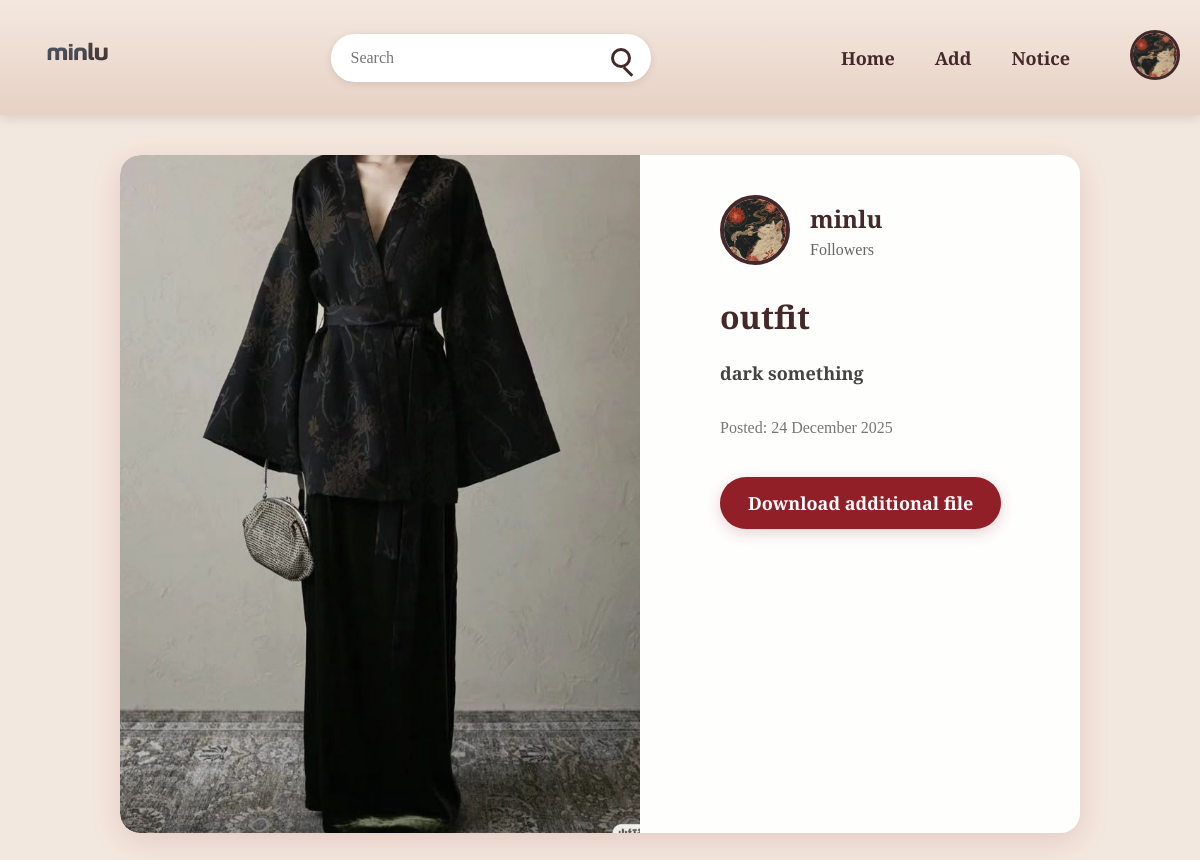
The app's page /post/1/ (signed in) with its own data.
### home_page/models.py (models this page shows, shortened)
class Profile(models.Model):
    user = models.OneToOneField(User, on_delete=models.CASCADE)
    image = models.ImageField(upload_to='profile_img', null=True, blank=True)
    about = models.TextField(default="", blank=True)

class Post(models.Model):
    user = ForeignKey(User, on_delete=models.CASCADE)
    post_image = models.ImageField(upload_to='post_img', null=True, blank=True)
    post_title = models.TextField(default="", blank=True)
    post_description = models.TextField(default="", blank=True)
    post_file = models.FileField(upload_to='post_file', null=True, blank=True)
    date_posted = models.DateTimeField(auto_now_add=True)

### home_page/views.py (the view)
# urls.py: path('post/<int:pk>/', PostView.as_view(), name='post_detail'),
class PostView(View):
    template_name = 'post.html'
    def dispatch(self, request, *args, **kwargs):
        if not request.user.is_authenticated:
            return redirect('/')
        return super().dispatch(request, *args, **kwargs)
    def get(self, request, pk):
        post = get_object_or_404(Post, pk=pk)
        return render(request, self.template_name, context={
            'post': post,
            'profile': request.user.profile if request.user.is_authenticated else None,
        })

### templates/post.html (shortened to what this page needs)
<!DOCTYPE html>
{% load static %}
<html lang="ru">
<head>
    <link rel="stylesheet" href="{% static 'css/post.css' %}">
</head>
<body>
    <header>
        <div class="container">
            <div class="logo">
                <a href="{% url 'home' %}">
                    <img src="{% static 'images/logo05.png' %}" alt="Logo">
                </a>
            </div>
            <div class="search-bar">
                <form action="/search/" method="get">
                    <input type="text" name="q" placeholder="Search">
                    <button type="submit"><span class="search-icon"></span></button>
                </form>
            </div>
            <nav class="nav-menu">
                <ul class="main-menu">
                    <li><a href="{% url 'home' %}">Home</a></li>
                    <li><a href="/post/new">Add</a></li>
                    <li><a href="/notice">Notice</a></li>
                </ul>
                <div class="account-item">
                    {% if user.is_authenticated %}
                        <a href="/account" class="account-link">
                            <img src="{% if user.profile.image %}{{ user.profile.image.url }}{% else %}{% static 'images/avatar.png' %}{% endif %}"
                                 alt="Аватар" class="account-avatar">
                        </a>
                    {% endif %}
                </div>
            </nav>
        </div>
    </header>
    <main>
        <div class="container">
            <div class="pin-detail">
                <div class="pin-image">
                    {% if post.post_image %}
                        <img src="{{ post.post_image.url }}" alt="{{ post.post_title }}">
                    {% else %}
                        <div class="no-image-placeholder">No image</div>
                    {% endif %}
                </div>
                <div class="pin-info">
                    <div class="user-info">
                        <a href="{% url 'user_profile' post.user.username %}" class="user-avatar-link">
                            <img class="user-avatar"
                                 src="{% if post.user.profile.image %}{{ post.user.profile.image.url }}{% else %}{% static 'images/avatar.png' %}{% endif %}"
                                 alt="Avatar {{ post.user.username }}">
                        </a>
                        <div class="user-details">
                            <h3 class="username">
                                <a href="{% url 'user_profile' post.user.username %}" class="username-link">
                                    {{ post.user.username }}
                                </a>
                            </h3>
                            <p class="followers">
                                {% if post.user.profile.followers_count %}
                                    {{ post.user.profile.followers_count }} followers
                                {% else %}
                                    Followers
                                {% endif %}
                            </p>
                        </div>
                    </div>
                    <h1 class="pin-title">{{ post.post_title }}</h1>
                    <p class="pin-description">{{ post.post_description|linebreaksbr }}</p>
                    <p class="pin-date">Posted: {{ post.date_posted|date:"d F Y" }}</p>
                    {% if post.post_file %}
                        <a href="{{ post.post_file.url }}" class="download-btn" download>
                            Download additional file</a>
                    {% endif %}
                </div>
            </div>
        </div>
    </main>
</body>
</html>

### static/css/post.css (style rules this page uses)
* { box-sizing: border-box; margin: 0; padding: 0; }
html, body { margin: 0; padding: 0; background-color: #F3E8DF; font-family: "PT Serif", serif; font-weight: 700; color: #452829; scrollbar-width: none; }
header { background: linear-gradient(#F3E8DF, #E8D1C5); padding: 15px 0; box-shadow: 0 4px 10px rgba(0, 0, 0, 0.1); }
.container { max-width: 1200px; margin: 0 auto; padding: 0 20px; display: flex; align-items: center; justify-content: space-between; }
.logo img { height: 80px; transition: transform 0.3s ease; }
.search-bar form { display: flex; align-items: center; background: white; border-radius: 30px; overflow: hidden; box-shadow: 0 2px 8px rgba(0, 0, 0, 0.1); width: 320px; }
.search-bar input { flex: 1; padding: 14px 20px; border: none; font-size: 16px; outline: none; font-family: inherit; }
.search-bar button { background: none; border: none; padding: 14px 20px; cursor: pointer; }
.search-bar .search-icon { display: block; width: 20px; height: 20px; border: 3px solid #452829; border-radius: 50%; position: relative; }
.search-bar .search-icon::after { content: ''; position: absolute; width: 12px; height: 3px; background: #452829; bottom: -8px; right: -6px; transform: rotate(45deg); }
.nav-menu { display: flex; align-items: center; gap: 60px; }
.main-menu { list-style: none; display: flex; gap: 40px; }
.main-menu a { font-size: 18px; color: #452829; text-decoration: none; transition: color 0.3s ease; }
.account-avatar { width: 50px; height: 50px; border-radius: 50%; object-fit: cover; border: 3px solid #452829; transition: all 0.3s ease; }
main .container { padding: 40px 20px; max-width: 1000px; }
.pin-detail { display: grid; grid-template-columns: 1fr 400px; gap: 40px; background: rgba(255, 255, 255, 0.95); border-radius: 20px; overflow: hidden; box-shadow: 0 8px 30px rgba(145, 31, 39, 0.15); }
.pin-image img { width: 100%; height: auto; display: block; object-fit: cover; border-radius: 20px 0 0 20px; }
.pin-info { padding: 40px; display: flex; flex-direction: column; justify-content: flex-start; }
.user-info { display: flex; align-items: center; margin-bottom: 30px; }
.user-info .user-avatar { width: 70px; height: 70px; border-radius: 50%; object-fit: cover; border: 4px solid #452829; margin-right: 20px; }
.user-details .username { font-size: 24px; margin: 0 0 6px 0; }
.user-details .followers { font-size: 16px; color: #666; font-weight: 400; }
.pin-title { font-size: 32px; margin-bottom: 20px; color: #452829; }
.pin-description { font-size: 18px; line-height: 1.7; margin-bottom: 30px; color: #444; white-space: pre-wrap; }
.pin-date { font-size: 16px; color: #777; margin-bottom: 40px; font-weight: 400; }
.download-btn { align-self: flex-start; background: #911f27; color: white; padding: 14px 28px; border-radius: 30px; text-decoration: none; font-weight: 700; font-size: 18px; transition: all 0.3s ease; box-shadow: 0 4px 15px rgba(145, 31, 39, 0.2); }
.user-avatar-link { display: block; transition: transform 0.3s ease; }
.username-link { color: inherit; text-decoration: none; transition: color 0.3s ease; }
.user-avatar-link { display: block; width: 70px; height: 70px; transition: transform 0.3s ease; }
.user-info { display: flex; align-items: center; gap: 20px; margin-bottom: 30px; }
.user-avatar { width: 70px; height: 70px; border-radius: 50%; object-fit: cover; border: 4px solid #452829; }

### records on screen
Post: post_image (picture), user.image (picture), user.username "minlu", post_title "outfit", post_description "dark something", date_posted "24 December 2025"
